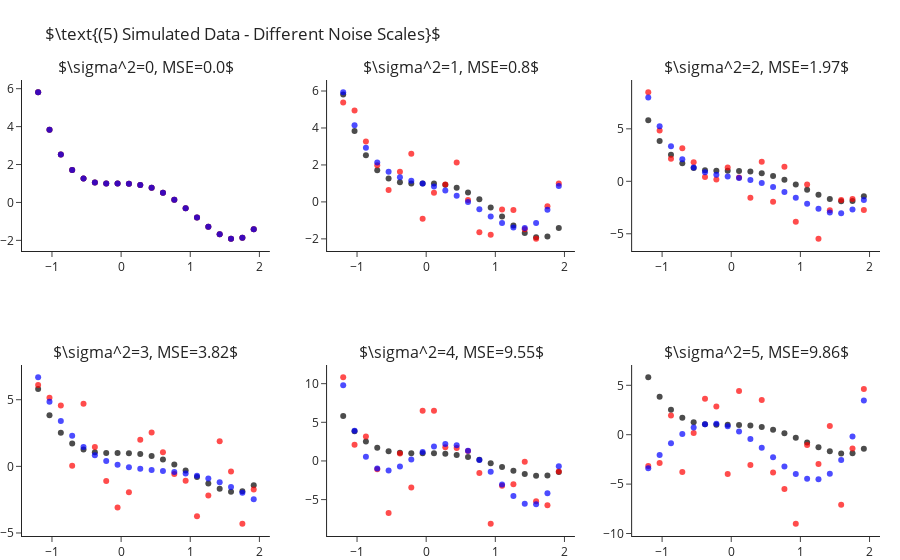

Here is the notebook cell this chart was saved with:
### Markdown cell above
How is it that we are able to fit "better" models for $k$s larger than the true one? As we increase $k$ we enable the model
more "degrees of freedom" to try and adapt itself to the observed data. The higher $k$ the more the learner will "go after
the noise" and miss the real signal of the data. In other words, what we have just observed is what is known as **overfitting**.

Later in the course we will learn methods for detection and avoidance of overfitting.


## Fitting Polynomial Over Different Sample Noise Levels

Next, let us set $k=4$ (the true values) and study the outputted models when training over different noise levels. Though
we will only be changing the scale of the noise (i.e. the variance, $\sigma^2$), changing other properties such as its
distribution is interesting too. As we would expect, as we increase the scale of the noise our error increases. We can
observe this also in a visual manner, where the fitted polynomial (in blue) less and less resembles the actual model (in black).

### Code cell
scales = range(6)
fig = make_subplots(2, 3, subplot_titles=list(map(str, scales)))
for i, s in enumerate(scales):
    r,c = i//3+1, i%3+1
    
    y = y_ + np.random.normal(scale=s, size=len(y_))
    y_hat = make_pipeline(PolynomialFeatures(4), LinearRegression(fit_intercept=False)).fit(X, y).predict(X)

    fig.add_traces([go.Scatter(x=x, y=y_, mode="markers", name="Real Points",  marker=dict(color="black", opacity=.7), showlegend=False),
                    go.Scatter(x=x, y=y, mode="markers", name="Observed Points",  marker=dict(color="red", opacity=.7), showlegend=False),
                    go.Scatter(x=x, y=y_hat, mode="markers", name="Predicted Points",  marker=dict(color="blue", opacity=.7), showlegend=False)], rows=r, cols=c)
    fig["layout"]["annotations"][i]["text"] = rf"$\sigma^2={{0}}, MSE={{1}}$".format(s, round(np.mean((y-y_hat)**2), 2))

fig.update_layout(title=r"$\text{(5) Simulated Data - Different Noise Scales}$", margin=dict(t=80)).show()

### Figure 1 — Plotly figure (JSON) as saved in the notebook; plotly's stock layout.template omitted (floating-point values rounded to 4 significant figures)
{"data": [{"marker": {"color": "black", "opacity": 0.7}, "mode": "markers", "name": "Real Points", "showlegend": false, "x": [-1.2, -1.036, -0.8718, -0.7077, -0.5436, -0.3795, -0.2154, -0.05128, 0.1128, 0.2769, 0.441, 0.6051, 0.7692, 0.9333, 1.097, 1.262, 1.426, 1.59, 1.754, 1.918], "y": [5.81, 3.838, 2.523, 1.709, 1.261, 1.058, 0.9989, 0.999, 0.9909, 0.9251, 0.769, 0.5078, 0.1439, -0.3028, -0.7951, -1.278, -1.68, -1.912, -1.866, -1.418], "type": "scatter", "xaxis": "x", "yaxis": "y"}, {"marker": {"color": "red", "opacity": 0.7}, "mode": "markers", "name": "Observed Points", "showlegend": false, "x": [-1.2, -1.036, -0.8718, -0.7077, -0.5436, -0.3795, -0.2154, -0.05128, 0.1128, 0.2769, 0.441, 0.6051, 0.7692, 0.9333, 1.097, 1.262, 1.426, 1.59, 1.754, 1.918], "y": [5.81, 3.838, 2.523, 1.709, 1.261, 1.058, 0.9989, 0.999, 0.9909, 0.9251, 0.769, 0.5078, 0.1439, -0.3028, -0.7951, -1.278, -1.68, -1.912, -1.866, -1.418], "type": "scatter", "xaxis": "x", "yaxis": "y"}, {"marker": {"color": "blue", "opacity": 0.7}, "mode": "markers", "name": "Predicted Points", "showlegend": false, "x": [-1.2, -1.036, -0.8718, -0.7077, -0.5436, -0.3795, -0.2154, -0.05128, 0.1128, 0.2769, 0.441, 0.6051, 0.7692, 0.9333, 1.097, 1.262, 1.426, 1.59, 1.754, 1.918], "y": [5.81, 3.838, 2.523, 1.709, 1.261, 1.058, 0.9989, 0.999, 0.9909, 0.9251, 0.769, 0.5078, 0.1439, -0.3028, -0.7951, -1.278, -1.68, -1.912, -1.866, -1.418], "type": "scatter", "xaxis": "x", "yaxis": "y"}, {"marker": {"color": "black", "opacity": 0.7}, "mode": "markers", "name": "Real Points", "showlegend": false, "x": [-1.2, -1.036, -0.8718, -0.7077, -0.5436, -0.3795, -0.2154, -0.05128, 0.1128, 0.2769, 0.441, 0.6051, 0.7692, 0.9333, 1.097, 1.262, 1.426, 1.59, 1.754, 1.918], "y": [5.81, 3.838, 2.523, 1.709, 1.261, 1.058, 0.9989, 0.999, 0.9909, 0.9251, 0.769, 0.5078, 0.1439, -0.3028, -0.7951, -1.278, -1.68, -1.912, -1.866, -1.418], "type": "scatter", "xaxis": "x2", "yaxis": "y2"}, {"marker": {"color": "red", "opacity": 0.7}, "mode": "markers", "name": "Observed Points", "showlegend": false, "x": [-1.2, -1.036, -0.8718, -0.7077, -0.5436, -0.3795, -0.2154, -0.05128, 0.1128, 0.2769, 0.441, 0.6051, 0.7692, 0.9333, 1.097, 1.262, 1.426, 1.59, 1.754, 1.918], "y": [5.379, 4.941, 3.267, 1.984, 0.6428, 1.627, 2.605, -0.9153, 0.4926, 0.9426, 2.13, 0.1025, -1.639, -1.776, -0.4158, -0.4334, -1.482, -1.991, -0.2371, 0.9935], "type": "scatter", "xaxis": "x2", "yaxis": "y2"}, {"marker": {"color": "blue", "opacity": 0.7}, "mode": "markers", "name": "Predicted Points", "showlegend": false, "x": [-1.2, -1.036, -0.8718, -0.7077, -0.5436, -0.3795, -0.2154, -0.05128, 0.1128, 0.2769, 0.441, 0.6051, 0.7692, 0.9333, 1.097, 1.262, 1.426, 1.59, 1.754, 1.918], "y": [5.93, 4.147, 2.927, 2.131, 1.636, 1.337, 1.146, 0.9942, 0.8289, 0.6158, 0.338, -0.00387, -0.3913, -0.7884, -1.141, -1.379, -1.413, -1.136, -0.425, 0.8628], "type": "scatter", "xaxis": "x2", "yaxis": "y2"}, {"marker": {"color": "black", "opacity": 0.7}, "mode": "markers", "name": "Real Points", "showlegend": false, "x": [-1.2, -1.036, -0.8718, -0.7077, -0.5436, -0.3795, -0.2154, -0.05128, 0.1128, 0.2769, 0.441, 0.6051, 0.7692, 0.9333, 1.097, 1.262, 1.426, 1.59, 1.754, 1.918], "y": [5.81, 3.838, 2.523, 1.709, 1.261, 1.058, 0.9989, 0.999, 0.9909, 0.9251, 0.769, 0.5078, 0.1439, -0.3028, -0.7951, -1.278, -1.68, -1.912, -1.866, -1.418], "type": "scatter", "xaxis": "x3", "yaxis": "y3"}, {"marker": {"color": "red", "opacity": 0.7}, "mode": "markers", "name": "Observed Points", "showlegend": false, "x": [-1.2, -1.036, -0.8718, -0.7077, -0.5436, -0.3795, -0.2154, -0.05128, 0.1128, 0.2769, 0.441, 0.6051, 0.7692, 0.9333, 1.097, 1.262, 1.426, 1.59, 1.754, 1.918], "y": [8.481, 4.843, 2.153, 3.154, 1.808, 0.4078, 0.1808, 1.306, 0.3671, -1.568, 1.858, -1.947, 1.397, -3.864, -0.2948, -5.469, -2.753, -1.785, -1.695, -2.733], "type": "scatter", "xaxis": "x3", "yaxis": "y3"}, {"marker": {"color": "blue", "opacity": 0.7}, "mode": "markers", "name": "Predicted Points", "showlegend": false, "x": [-1.2, -1.036, -0.8718, -0.7077, -0.5436, -0.3795, -0.2154, -0.05128, 0.1128, 0.2769, 0.441, 0.6051, 0.7692, 0.9333, 1.097, 1.262, 1.426, 1.59, 1.754, 1.918], "y": [7.978, 5.241, 3.345, 2.095, 1.321, 0.8715, 0.6206, 0.4632, 0.317, 0.1219, -0.1599, -0.5438, -1.023, -1.568, -2.127, -2.627, -2.971, -3.041, -2.695, -1.771], "type": "scatter", "xaxis": "x3", "yaxis": "y3"}, {"marker": {"color": "black", "opacity": 0.7}, "mode": "markers", "name": "Real Points", "showlegend": false, "x": [-1.2, -1.036, -0.8718, -0.7077, -0.5436, -0.3795, -0.2154, -0.05128, 0.1128, 0.2769, 0.441, 0.6051, 0.7692, 0.9333, 1.097, 1.262, 1.426, 1.59, 1.754, 1.918], "y": [5.81, 3.838, 2.523, 1.709, 1.261, 1.058, 0.9989, 0.999, 0.9909, 0.9251, 0.769, 0.5078, 0.1439, -0.3028, -0.7951, -1.278, -1.68, -1.912, -1.866, -1.418], "type": "scatter", "xaxis": "x4", "yaxis": "y4"}, {"marker": {"color": "red", "opacity": 0.7}, "mode": "markers", "name": "Observed Points", "showlegend": false, "x": [-1.2, -1.036, -0.8718, -0.7077, -0.5436, -0.3795, -0.2154, -0.05128, 0.1128, 0.2769, 0.441, 0.6051, 0.7692, 0.9333, 1.097, 1.262, 1.426, 1.59, 1.754, 1.918], "y": [6.112, 5.145, 4.574, 0.03964, 4.697, 1.449, -1.107, -3.079, -1.938, 1.998, 2.54, 1.067, -0.5802, -1.071, -3.736, -2.184, 1.893, -0.3843, -4.304, -1.742], "type": "scatter", "xaxis": "x4", "yaxis": "y4"}, {"marker": {"color": "blue", "opacity": 0.7}, "mode": "markers", "name": "Predicted Points", "showlegend": false, "x": [-1.2, -1.036, -0.8718, -0.7077, -0.5436, -0.3795, -0.2154, -0.05128, 0.1128, 0.2769, 0.441, 0.6051, 0.7692, 0.9333, 1.097, 1.262, 1.426, 1.59, 1.754, 1.918], "y": [6.684, 4.852, 3.407, 2.291, 1.452, 0.8395, 0.4092, 0.1191, -0.06869, -0.1884, -0.2705, -0.3415, -0.4244, -0.5384, -0.6988, -0.9174, -1.202, -1.557, -1.982, -2.474], "type": "scatter", "xaxis": "x4", "yaxis": "y4"}, {"marker": {"color": "black", "opacity": 0.7}, "mode": "markers", "name": "Real Points", "showlegend": false, "x": [-1.2, -1.036, -0.8718, -0.7077, -0.5436, -0.3795, -0.2154, -0.05128, 0.1128, 0.2769, 0.441, 0.6051, 0.7692, 0.9333, 1.097, 1.262, 1.426, 1.59, 1.754, 1.918], "y": [5.81, 3.838, 2.523, 1.709, 1.261, 1.058, 0.9989, 0.999, 0.9909, 0.9251, 0.769, 0.5078, 0.1439, -0.3028, -0.7951, -1.278, -1.68, -1.912, -1.866, -1.418], "type": "scatter", "xaxis": "x5", "yaxis": "y5"}, {"marker": {"color": "red", "opacity": 0.7}, "mode": "markers", "name": "Observed Points", "showlegend": false, "x": [-1.2, -1.036, -0.8718, -0.7077, -0.5436, -0.3795, -0.2154, -0.05128, 0.1128, 0.2769, 0.441, 0.6051, 0.7692, 0.9333, 1.097, 1.262, 1.426, 1.59, 1.754, 1.918], "y": [10.82, 2.108, 3.159, -1.082, -6.729, 0.9488, -3.424, 6.487, 6.505, 1.784, 1.673, 1.278, -1.562, -8.118, -3.2, -3.02, -0.09486, -5.229, -5.736, -1.355], "type": "scatter", "xaxis": "x5", "yaxis": "y5"}, {"marker": {"color": "blue", "opacity": 0.7}, "mode": "markers", "name": "Predicted Points", "showlegend": false, "x": [-1.2, -1.036, -0.8718, -0.7077, -0.5436, -0.3795, -0.2154, -0.05128, 0.1128, 0.2769, 0.441, 0.6051, 0.7692, 0.9333, 1.097, 1.262, 1.426, 1.59, 1.754, 1.918], "y": [9.778, 3.918, 0.5459, -0.9833, -1.237, -0.7051, 0.2, 1.143, 1.868, 2.193, 2.016, 1.314, 0.1367, -1.384, -3.041, -4.55, -5.547, -5.593, -4.171, -0.6845], "type": "scatter", "xaxis": "x5", "yaxis": "y5"}, {"marker": {"color": "black", "opacity": 0.7}, "mode": "markers", "name": "Real Points", "showlegend": false, "x": [-1.2, -1.036, -0.8718, -0.7077, -0.5436, -0.3795, -0.2154, -0.05128, 0.1128, 0.2769, 0.441, 0.6051, 0.7692, 0.9333, 1.097, 1.262, 1.426, 1.59, 1.754, 1.918], "y": [5.81, 3.838, 2.523, 1.709, 1.261, 1.058, 0.9989, 0.999, 0.9909, 0.9251, 0.769, 0.5078, 0.1439, -0.3028, -0.7951, -1.278, -1.68, -1.912, -1.866, -1.418], "type": "scatter", "xaxis": "x6", "yaxis": "y6"}, {"marker": {"color": "red", "opacity": 0.7}, "mode": "markers", "name": "Observed Points", "showlegend": false, "x": [-1.2, -1.036, -0.8718, -0.7077, -0.5436, -0.3795, -0.2154, -0.05128, 0.1128, 0.2769, 0.441, 0.6051, 0.7692, 0.9333, 1.097, 1.262, 1.426, 1.59, 1.754, 1.918], "y": [-3.155, -2.863, 1.939, -3.784, 0.1616, 3.638, 2.854, -3.967, 4.426, -3.069, 3.513, -3.828, -5.49, -9.008, -1.054, -2.972, 0.8684, -7.083, -1.389, 4.638], "type": "scatter", "xaxis": "x6", "yaxis": "y6"}, {"marker": {"color": "blue", "opacity": 0.7}, "mode": "markers", "name": "Predicted Points", "showlegend": false, "x": [-1.2, -1.036, -0.8718, -0.7077, -0.5436, -0.3795, -0.2154, -0.05128, 0.1128, 0.2769, 0.441, 0.6051, 0.7692, 0.9333, 1.097, 1.262, 1.426, 1.59, 1.754, 1.918], "y": [-3.408, -2.045, -0.868, 0.06643, 0.7182, 1.065, 1.102, 0.8433, 0.3184, -0.4239, -1.318, -2.279, -3.207, -3.982, -4.469, -4.512, -3.94, -2.563, -0.174, 3.452], "type": "scatter", "xaxis": "x6", "yaxis": "y6"}], "layout": {"xaxis": {"anchor": "y", "domain": [0.0, 0.2889]}, "yaxis": {"anchor": "x", "domain": [0.625, 1.0]}, "xaxis2": {"anchor": "y2", "domain": [0.3556, 0.6444]}, "yaxis2": {"anchor": "x2", "domain": [0.625, 1.0]}, "xaxis3": {"anchor": "y3", "domain": [0.7111, 1.0]}, "yaxis3": {"anchor": "x3", "domain": [0.625, 1.0]}, "xaxis4": {"anchor": "y4", "domain": [0.0, 0.2889]}, "yaxis4": {"anchor": "x4", "domain": [0.0, 0.375]}, "xaxis5": {"anchor": "y5", "domain": [0.3556, 0.6444]}, "yaxis5": {"anchor": "x5", "domain": [0.0, 0.375]}, "xaxis6": {"anchor": "y6", "domain": [0.7111, 1.0]}, "yaxis6": {"anchor": "x6", "domain": [0.0, 0.375]}, "annotations": [{"font": {"size": 16}, "showarrow": false, "text": "$\\sigma^2=0, MSE=0.0$", "x": 0.1444, "xanchor": "center", "xref": "paper", "y": 1.0, "yanchor": "bottom", "yref": "paper"}, {"font": {"size": 16}, "showarrow": false, "text": "$\\sigma^2=1, MSE=0.8$", "x": 0.5, "xanchor": "center", "xref": "paper", "y": 1.0, "yanchor": "bottom", "yref": "paper"}, {"font": {"size": 16}, "showarrow": false, "text": "$\\sigma^2=2, MSE=1.97$", "x": 0.8556, "xanchor": "center", "xref": "paper", "y": 1.0, "yanchor": "bottom", "yref": "paper"}, {"font": {"size": 16}, "showarrow": false, "text": "$\\sigma^2=3, MSE=3.82$", "x": 0.1444, "xanchor": "center", "xref": "paper", "y": 0.375, "yanchor": "bottom", "yref": "paper"}, {"font": {"size": 16}, "showarrow": false, "text": "$\\sigma^2=4, MSE=9.55$", "x": 0.5, "xanchor": "center", "xref": "paper", "y": 0.375, "yanchor": "bottom", "yref": "paper"}, {"font": {"size": 16}, "showarrow": false, "text": "$\\sigma^2=5, MSE=9.86$", "x": 0.8556, "xanchor": "center", "xref": "paper", "y": 0.375, "yanchor": "bottom", "yref": "paper"}], "margin": {"t": 80}, "title": {"text": "$\\text{(5) Simulated Data - Different Noise Scales}$"}}}
